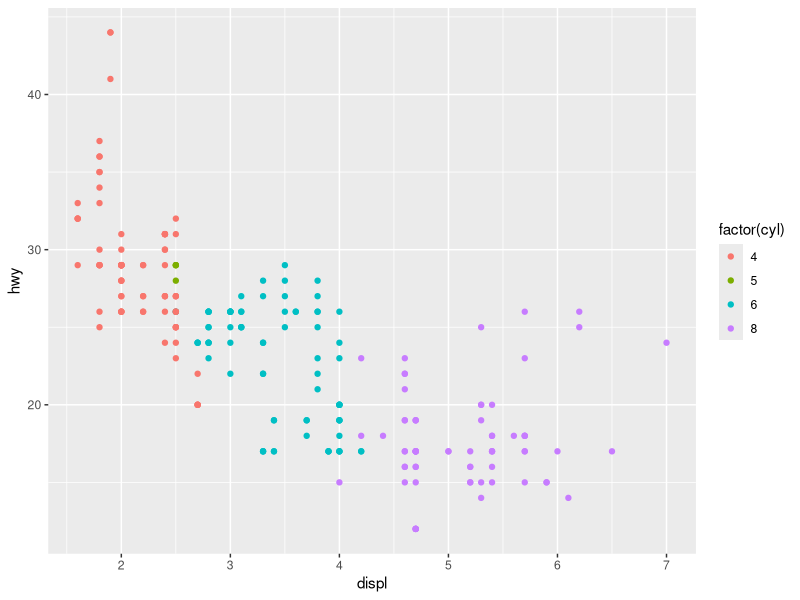
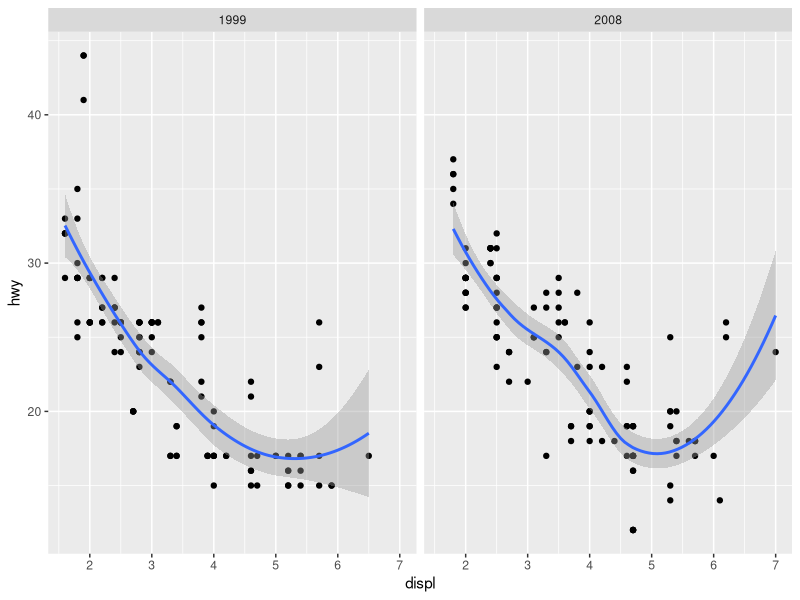

Generate these figures, in order, with R:
### Chapter 4 - Mastering the Grammar
# Simple example
library(ggplot2)
ggplot(mpg, aes(displ, hwy, color=factor(cyl))) + geom_point()

# Add some complexity
ggplot(mpg, aes(displ, hwy)) + geom_point() +
  geom_smooth() + facet_wrap("year")